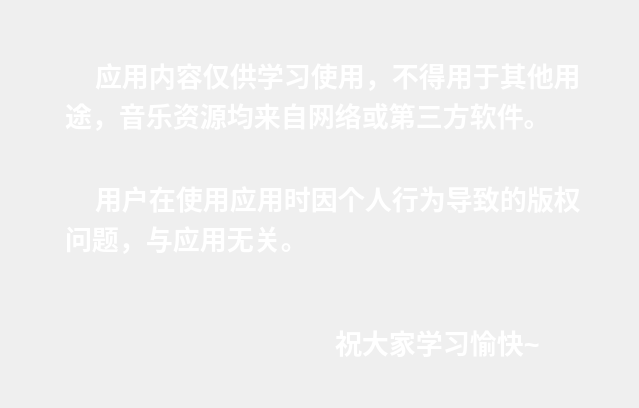
<?xml version="1.0" encoding="UTF-8"?>
<ui version="4.0">
 <class>About</class>
 <widget class="QDialog" name="About">
  <property name="geometry">
   <rect>
    <x>0</x>
    <y>0</y>
    <width>639</width>
    <height>408</height>
   </rect>
  </property>
  <property name="windowTitle">
   <string>Dialog</string>
  </property>
  <widget class="QTextEdit" name="textEdit">
   <property name="geometry">
    <rect>
     <x>60</x>
     <y>50</y>
     <width>541</width>
     <height>321</height>
    </rect>
   </property>
   <property name="font">
    <font>
     <pointsize>9</pointsize>
    </font>
   </property>
   <property name="styleSheet">
    <string notr="true">background-color: rgba(255, 255, 255, 0);</string>
   </property>
   <property name="html">
    <string>&lt;!DOCTYPE HTML PUBLIC &quot;-//W3C//DTD HTML 4.0//EN&quot; &quot;http://www.w3.org/TR/REC-html40/strict.dtd&quot;&gt;
&lt;html&gt;&lt;head&gt;&lt;meta name=&quot;qrichtext&quot; content=&quot;1&quot; /&gt;&lt;style type=&quot;text/css&quot;&gt;
p, li { white-space: pre-wrap; }
&lt;/style&gt;&lt;/head&gt;&lt;body style=&quot; font-family:'SimSun'; font-size:9pt; font-weight:400; font-style:normal;&quot;&gt;
&lt;p style=&quot; margin-top:12px; margin-bottom:0px; margin-left:0px; margin-right:0px; -qt-block-indent:0; text-indent:0px;&quot;&gt;&lt;span style=&quot; font-size:20pt; font-weight:600; color:#ffffff;&quot;&gt;    应用内容仅供学习使用，不得用于其他用途，音乐资源均来自网络或第三方软件。    &lt;/span&gt;&lt;/p&gt;
&lt;p style=&quot;-qt-paragraph-type:empty; margin-top:12px; margin-bottom:0px; margin-left:0px; margin-right:0px; -qt-block-indent:0; text-indent:0px; font-size:20pt; font-weight:600; color:#ffffff;&quot;&gt;&lt;br /&gt;&lt;/p&gt;
&lt;p style=&quot; margin-top:0px; margin-bottom:12px; margin-left:0px; margin-right:0px; -qt-block-indent:0; text-indent:0px;&quot;&gt;&lt;span style=&quot; font-size:20pt; font-weight:600; color:#ffffff;&quot;&gt;    用户在使用应用时因个人行为导致的版权问题，与应用无关。&lt;/span&gt;&lt;/p&gt;
&lt;p style=&quot;-qt-paragraph-type:empty; margin-top:0px; margin-bottom:12px; margin-left:0px; margin-right:0px; -qt-block-indent:0; text-indent:0px; color:#ffffff;&quot;&gt;&lt;br /&gt;&lt;/p&gt;
&lt;p style=&quot;-qt-paragraph-type:empty; margin-top:0px; margin-bottom:12px; margin-left:0px; margin-right:0px; -qt-block-indent:0; text-indent:0px; color:#ffffff;&quot;&gt;&lt;br /&gt;&lt;/p&gt;
&lt;p style=&quot; margin-top:0px; margin-bottom:12px; margin-left:0px; margin-right:0px; -qt-block-indent:0; text-indent:0px;&quot;&gt;&lt;span style=&quot; font-size:20pt; font-weight:600; color:#ffffff;&quot;&gt;			    祝大家学习愉快~&lt;/span&gt;&lt;/p&gt;&lt;/body&gt;&lt;/html&gt;</string>
   </property>
  </widget>
 </widget>
 <resources/>
 <connections/>
</ui>
